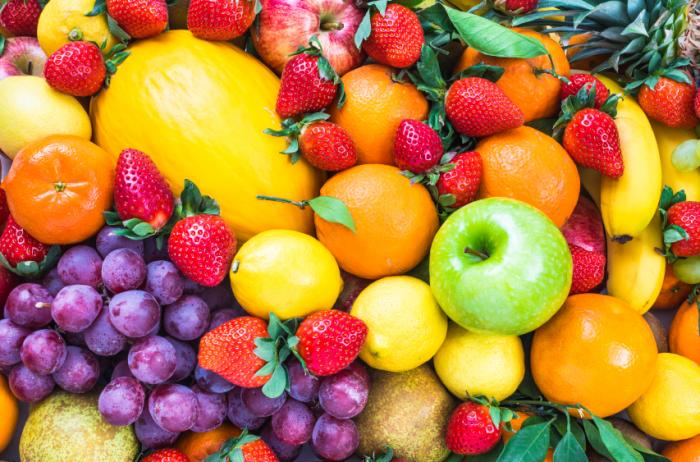
//> input picture RegionGrowColor/Images/mixed-fruits.jpg, 700 x 462 px
$ ./regiongrow_variance Images/mixed-fruits.jpg 3 3   (built with g++ and OpenCV 4)
//> lines starting //> are read from the running program, lines starting //| are printed output that depends on the picture; after the words box and inside, x2 and y2 are one past the last pixel; in counts of white or black regions, pixels touching at a corner belong together
#include <opencv2/opencv.hpp>
#include <iostream>
#include <cstdlib>
#include <math.h>
#include <stack>

//Region Grow: Grayscale
//The region grow algorithm is a segmentation algorithm that groups pixels into components called regions.
//The main purpose of this algorithm is assigning to each pixel a "label", that represent the region to which
//they belong. All the pixel with the same "label", or i-th Region (Ri) share a same charateristic, and then they
//should be grouped with the same value. The goal of the region grow algorithm is then map individual pixels to set of pixels,
//in which each set share a charateristic of the image. Each set of pixels that share the same charateristic is called Region.
//The approach of the region growing algorithm is simple:
//1) We start at a random pixel (can be the top-left pixel, the middle one or a random choosen pixel), and give that pixel an initial reigon.
//2) Once done that, we analyze all of his neighbour pixels, based on the connectivity we choose (could be 4 or 8), and add them to a stack,
//   if they're not analyzed yet. We can check the state of each pixel by utilizing an additional matrix to store all the result of the labeling,
//   and check if the correspondent pixel into the additional matrix is different than 0. If so, we add that pixel to the stack.
//3) After processing a pixel and checking its state, we should add it to the current region if it does not change much from the analyzed pixel.
//   If the difference is too much from the current variance of the region, then that pixel should be added in a new region and marked with
//   an incremented label.
//4) After all the pixel of neighborhood are analyzed, we should move to the next pixel by the stack order.
//5) Then we repeat the same procedure from the step 2 until all the pixel into the image have been analyzed.
//What's a good comparison term to check if the pixel should be added to a region?
//We can check if the Absolute value between the difference of the current pixel and the variance value of his region, is lower than a threshold T
//Passed in input by the user. If abs(pixel(x,y) - Mean of the neighbor) is lower than a threshold T, then the pixel(x,y) belong to a specific region.
//If not, that pixel forms a new region, and should be labeled with a new incresed number into the additional matrix.
//Once done that, the additional matrix M contains all the labels that represent the actual number of all the regions found.
//We can store into an HashMap the pair (RegionNumber, Variance) for putting into the original image the segmented region with the correspondent value.
//So, iterating through the original image and the region matrix M, we set the pixel at Image(x,y) as the value of the correspondent region into the region matrix:
//If the region matrix(x,y) is 1 for example, we should check into the HashMap which value is represented by the N region: we then set the value of the Image(x,y) to
//the right approssimation.
//Note: the variance for each pixel is calculated by the mean value of the region - the current pixel intensity.

using namespace std;
using namespace cv;

//Custom class that holds, for each region, the average value of a 3-channel pixel:
//it holds the B, G, R average value and the number of pixel for that region.
class Average3b {
	public:
	double b;
	double g;
	double r;
	int pixel_num;

	Average3b(double b, double g, double r, int pixel_num) {
		this->b = b;
		this->g = g;
		this->r = r;
		this->pixel_num = pixel_num;
	}

	Average3b() {;}

};

void RegionGrowing(Mat, Mat&, Mat&);
void grow(vector<Point>, map<int, Average3b>, Mat, Mat&, Mat&, Vec3b, int);

//Threshold and possible region of the images
int t, quality;

int main(int argc, char** argv) {

	if(argc != 4) {
		cerr << "Usage: ./<programname> <image.format> <threshold> <quality>" << endl;
		exit(EXIT_FAILURE);
	}

	Mat raw_image = imread(argv[1], IMREAD_COLOR);
//> raw_image is the input picture: 462 rows x 700 cols, CV_8UC3; mean B, G, R 64.8, 125.7, 181.2

	if (raw_image.empty()) {
		cerr << "Image format must be valid." << endl;
		exit(EXIT_FAILURE);
	}

	//OPTIONAL: apply a smoothing filter to omogenize the regions into the image
	GaussianBlur(raw_image, raw_image, Size(3,3), 1, 1);

	//Declaring our destination image.
	Mat dest_image(raw_image.size(), raw_image.type(), Scalar(0));

	//Declaring the additional M matrix that represent the regions: same size of the input image, filled with 0.
	//We declare this float because we need to take track only the region numbers.
	Mat regions(raw_image.size(), CV_32F, Scalar(0));

	//init the threshold and the quality of the image: since the quality represent the iterations, we're going to mulitply
	//the inserted value with 1000. (i.e: value = 10 -> 100.000 iterations)
	t = atoi(argv[2]);
//> t = 3
	quality = atoi(argv[3])*1000;
//> quality = 3000

	//Region Growing algorithm: it need the input and output image, and the regions matrix.
	RegionGrowing(raw_image, regions, dest_image);

	imshow("Original", raw_image);
	imshow("Region Grow", dest_image);
	imwrite("dest.png", dest_image);
	waitKey(0);

}


void RegionGrowing(Mat raw_image, Mat& regions, Mat& dest_image) {

	//The Region Growing algorithm is the helper-function that aim to find all the possible regions into an image,
	//given an initial threshold of intensity variance, and the possible regions present into the image.

	//Now, since we're working into the Non-Supervisioned, we must choose the accuracy for which we can found a possible region.
	//The higher the seed generated, the higher the quality.
	//That's because we're using a random approach to find the regions. In 1000 iterations of random generated seeds, we can found,
	//for example, 100 possible different seeds not visited. In 10000 iterations we can found 1000 different seed not visited and so on.
	//So, the higher the iterations, the higher the quality of the resolution of the output image.

	//Why this actually happens? Because the initial image is filled with 0, at the beginning of the segmentation the image results total black.
	//With the iterations we then proceed to find a new region everytime we extract a pixel. We do this randomically.
	//So, at the first iteration the image is total black, and we must start to find a region of the image. We extract a random
	//pixel contained between rows and cols of the image, and proceed to expand that region starting from the random seed.
	//At the end of the first iteration, we found the first segmented region of the image. We still need to iterate N-1 times,
	//(where N is the number of the quality we want into the output image), to found the full segmented image.
	//Note that, since the approach is random, it could happen that the region will be segmented and ready to be displayed in the frist
	//few iteration, resulting in the waste of computational power in the last N iteration remaining.
	//Or it could happen that it will find the complete segmented regions in the last few iterations. The approach is random.

	//Declaring a vector of Points to take track of all the pixel pushed in every iteration
	//of the region grow algorithm.
	vector<Point> pixelVector;

	//HashMap that represents the regions into the image: it contains, at the key the region number,
	//And our custom class Average3b to mantain the average of the value of the three channels (B,G,R) in the region.
	//We also take track of the number of pixel in that region.
	//The average and the pixel number is useful to calculate the variance of a pixel.
	map<int, Average3b> regionMap;

	//Init a seed for the x and y position, and a pixel value in that image(x,y).
	int x_seed, y_seed;

	//Init a pixel value: we're operating into the color space, so we need a Vec3B object.
	//Vec3B is the typedef for Vec<uchar, 3>: this means that is a simple uchar vector with 3 elements: Blue, Green and Red.
	//Because the OpenCV implements colors in the format of BGR instead of RGB.
	Vec3b pixel_value;

	//Initially, the current region is only one
	int current_region = 1;

	//For every possible region into the image
	for(int i=0; i<quality; i++) {
		//x and y seed are choosen random between 0 and max rows/cols
		x_seed = rand()%raw_image.rows;
		y_seed = rand()%raw_image.cols;

		//What we're doing here, is pretty straightforward: if the extracted random pixel was already visited
		//into a previous iteration, we don't need to analyze it because it was already done in the past. This is
		//the necessary condition that allow us to skip useless iterations of the grow algorithm.
		//If regions(x,y) is not equal to zero, that means that the area starting at that seed is already drawn into the output image.
		if(regions.at<float>(x_seed, y_seed) == 0) {

			//If the pixel in the position (seed x, seed y) pass this test, that means that this pixel needs to be analyzed. So we didn't
			//find a proper region linked to that specific pixel.
			//We mark it as visited with the current region number so it will be not be considered into the growing algorithm.
			regions.at<float>(x_seed, y_seed) = current_region;

			//Fetching the pixel value at the seed position
			pixel_value = raw_image.at<Vec3b>(x_seed, y_seed);

			//clearing the vector from precedent iterations (bounded to another region)
			pixelVector.clear();

			//pushing the pixel at seed coordinate into the vector: this will be the first pixel that will be analyzed
			pixelVector.push_back(Point(x_seed, y_seed));

			//insert a new region: current region, mean of the three channel of the regione (currently the BGR pixel itself)
			//and the number of pixel of that region (1).
			regionMap.insert(make_pair(current_region, Average3b(pixel_value[0], pixel_value[1], pixel_value[2], 1)));

			//calling the grow function to let that pixel grow in that region
			grow(pixelVector, regionMap, raw_image, regions, dest_image, pixel_value, current_region);

			//once done, increase the number of region: that's because once here a region has been analyzed: we must increment to let the iteration find a new
			//region in the next step.
			current_region++;

		}
	}
//> this loop made 3000 passes
//> (this->b in Average3b, this->g in Average3b, this->r in Average3b) on passes 1 to 12: (107, 235, 253), (58, 35, 56), (13, 173, 252), (168, 244, 197), (184, 250, 211), (59, 20, 234), (47, 34, 237), (234, 157, 179), (1, 117, 250), (5, 182, 202), (151, 92, 166), (131, 90, 223)
//> pass 1, in RegionGrowing, `grow(pixelVector, regionMap, raw_image, regions, dest_image, pixel_val..`:
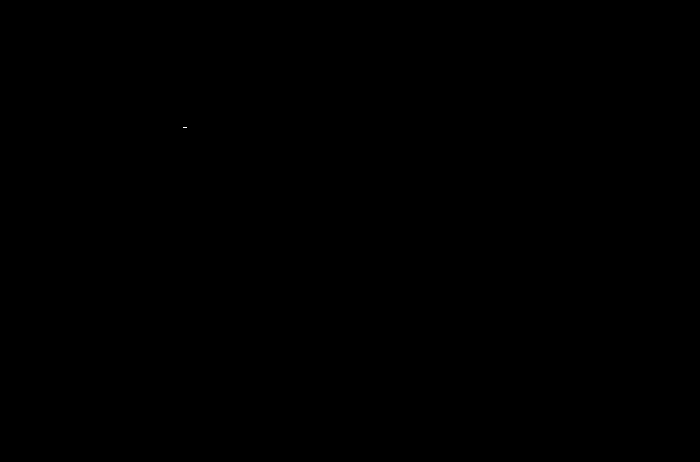
//> regions: 462 rows x 700 cols, CV_32FC1; values 0 (black) and 1 (white), 0% white in thin lines or dots, all inside (x1, y1, x2, y2) = (183, 127, 187, 128)
//> after the loop:
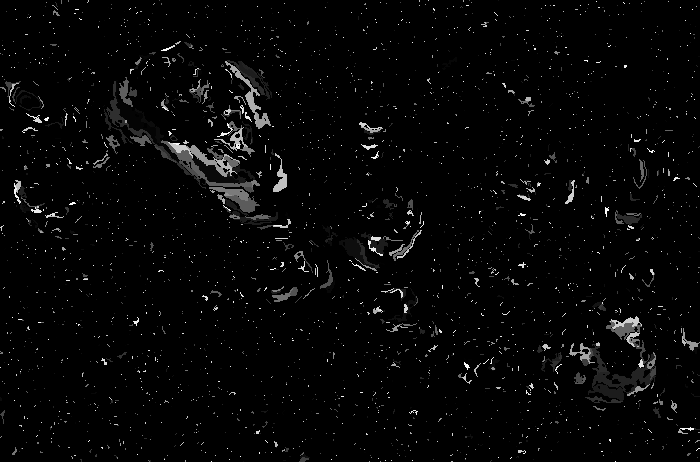
//> regions: 462 rows x 700 cols, CV_32FC1; min 0, max 2861, mean 70.8; drawn with min black and max white
//> after the loop: dest_image: 462 rows x 700 cols, CV_8UC3; every value is 0
//> after the loop, pixelVector = 1 Point (x, y): [345, 343]; regionMap = 2861 items; current_region = 2862


	//Once exited the main for loop, we've analyzed all the possible regions found with that quality parameter:
	//Once here, the region matrix will hold, in each of his pixel, a number representing the region of which that pixel belong.
	//We can easily use that pixel to access the hashmap containing, for that key (the region number), the total sum of his BGR elements
	//and the number of pixel that forms that region: with that, we can simply do average[channel]/pixelnumber to obtain the average of that region.

	//We then iterate for the region size (that it's the same as the dest image size)
	for(int i=0; i<regions.rows; i++) {
		for(int j=0; j<regions.cols; j++) {
			//the i-th, j-th pixel of the dest image, is equal to the average of the region map (sum/pixelnumber) obtained with
			//using the i-th, j-th pixel as the key for the hashmap to obtain that value for that specific region number.
			pixel_value[0] = round(regionMap[regions.at<float>(i,j)].b/regionMap[regions.at<float>(i,j)].pixel_num);
			pixel_value[1] = round(regionMap[regions.at<float>(i,j)].g/regionMap[regions.at<float>(i,j)].pixel_num);
			pixel_value[2] = round(regionMap[regions.at<float>(i,j)].r/regionMap[regions.at<float>(i,j)].pixel_num);
			dest_image.at<Vec3b>(i,j) = pixel_value;
		}
	}
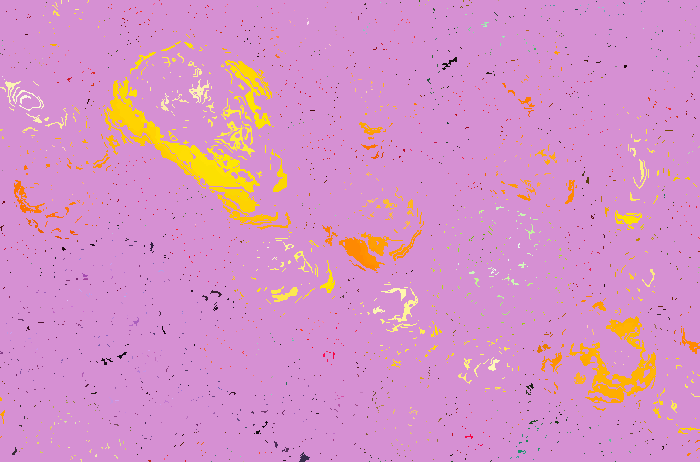
//> dest_image: 462 rows x 700 cols, CV_8UC3; mean B, G, R 200, 146.3, 215.2

	//Applying median blur to remove the noise: since the initial matrix was filled with 0, is possible that
	//with low quality (and low iterations) the result image could contains salt and pepper noise caused by some
	//black pixel remaining into the output image. Applying a median blur solve that.
	//Note: with the increment of the median blur, the image should result more clear and better segmented.
	medianBlur(dest_image, dest_image, 3);
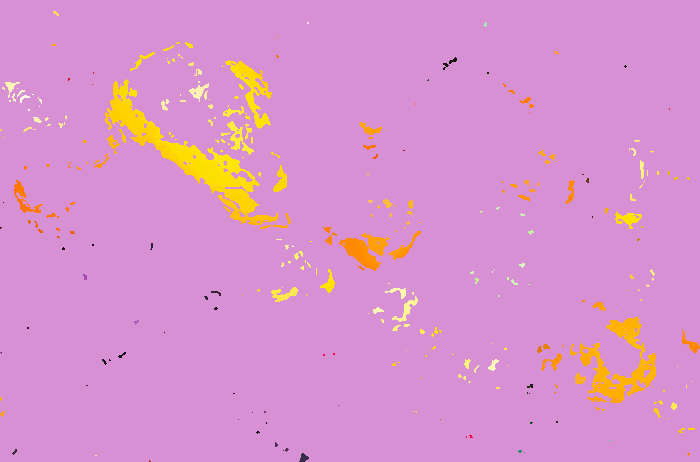
//> dest_image: 462 rows x 700 cols, CV_8UC3; 2.59% of pixels changed, all inside (x1, y1, x2, y2) = (0, 0, 700, 462)


}

void grow(vector<Point> pixelVector, map<int, Average3b> regionMap, Mat raw, Mat& regions, Mat& dest, Vec3b pixel_value, int region) {
	//Variables: a pixel representing the point at (x,y) and his coordinate.
	//We also use a Vec3b value to calculate at each iteration the average of the three channels.
	Point pixel;
	int x, y;
	double variance;
	Vec3b average_pixel;

	//Until the vector is empty (that means, until all the pixel of a region hasn't been analyzed yet)
	while(!pixelVector.empty()) {

		//extracting a pixel from the vector: we're using a vector as a stack (using the back of the vector as the top)
		//and fetching his coordinates
		pixel = pixelVector.back();
		x = pixel.x;
		y = pixel.y;

		//pop the pixel from the vector: we're done with that pixel because we're gonna analyze it now
		pixelVector.pop_back();

		//Simulating a sliding kernel with the 8-Connectivity
		for(int u=-1; u<=1; u++) {
			for(int v=-1; v<=1; v++) {

				//check the boundaries of the image, assuring that the current analyzed pixel into the sliding kernel does not
				//exceed the rows and cols
				if(x+u >=0 && x+u < raw.rows && y+v >=0 && y+v < raw.cols) {

					//Calculate the variance: in the color space, we can calculate the variance with the euclidean distance:
					//The euclidean distance, given the two ternary couple (x,y,z) that represent the current pixel, and (a,b,c) that represent
					//the average of the region, is calculated by:
					//SQRT((x-a)^2 + (y-b)^2 + (z-c)^2). x, y and z represent the Blue, Green and Red value of the current pixel analyzed.

					//assigning to the average pixel the average of that region computed until now
					average_pixel[0] = round(regionMap[region].b/regionMap[region].pixel_num);
					average_pixel[1] = round(regionMap[region].g/regionMap[region].pixel_num);
					average_pixel[2] = round(regionMap[region].r/regionMap[region].pixel_num);

					//using the opencv norm function to calculate the euclidean distance
					variance = norm(average_pixel, raw.at<Vec3b>(x+u, y+v));

					//If the variance of this pixel is contained into the threshold and the analyzed pixel has not been visited yet
					//(region(x+u, y+v) marked as 0
					if(variance < t && regions.at<float>(x+u, y+v) == 0) {

						//Mark the pixel as visited with the current region passed in input
						regions.at<float>(x+u, y+v) = region;

						//push the new pixel into the stack: we're going to analyze it later
						pixelVector.push_back(Point(x+u, y+v));

						//update the average of the region adding to the current value the value of the current pixel (of the sliding windows)
						//for all the three channels: B, G, R.
						regionMap[region].b += raw.at<Vec3b>(x+u, y+v)[0];
						regionMap[region].g += raw.at<Vec3b>(x+u, y+v)[1];
						regionMap[region].r += raw.at<Vec3b>(x+u, y+v)[2];

						//update the pixel number in that region
						regionMap[region].pixel_num++;

					}
				}
			}
		}
	}

}

$ run again, on RegionGrowColor/Images/nyc.jpeg
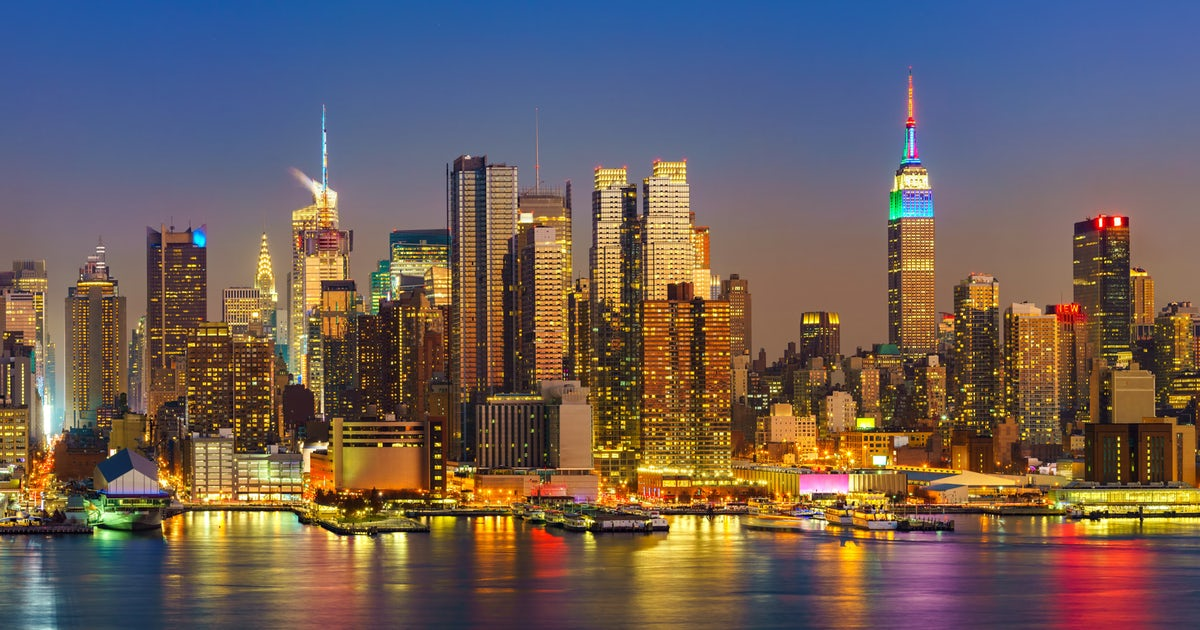
//> input picture RegionGrowColor/Images/nyc.jpeg, 1200 x 630 px
//> raw_image is the input picture: 630 rows x 1200 cols, CV_8UC3; mean B, G, R 89.5, 94.3, 108.9
//> t = 3
//> quality = 3000
//> the loop in RegionGrowing, `for(int i=0; i<quality; i++)` made 3000 passes
//> (this->b in Average3b, this->g in Average3b, this->r in Average3b) on passes 1 to 8: (94, 110, 136), (31, 81, 112), (151, 109, 96), (140, 108, 95), (47, 79, 107), (125, 117, 132), (103, 108, 129), (35, 40, 52)
//> after the loop in RegionGrowing, `for(int i=0; i<quality; i++)`:
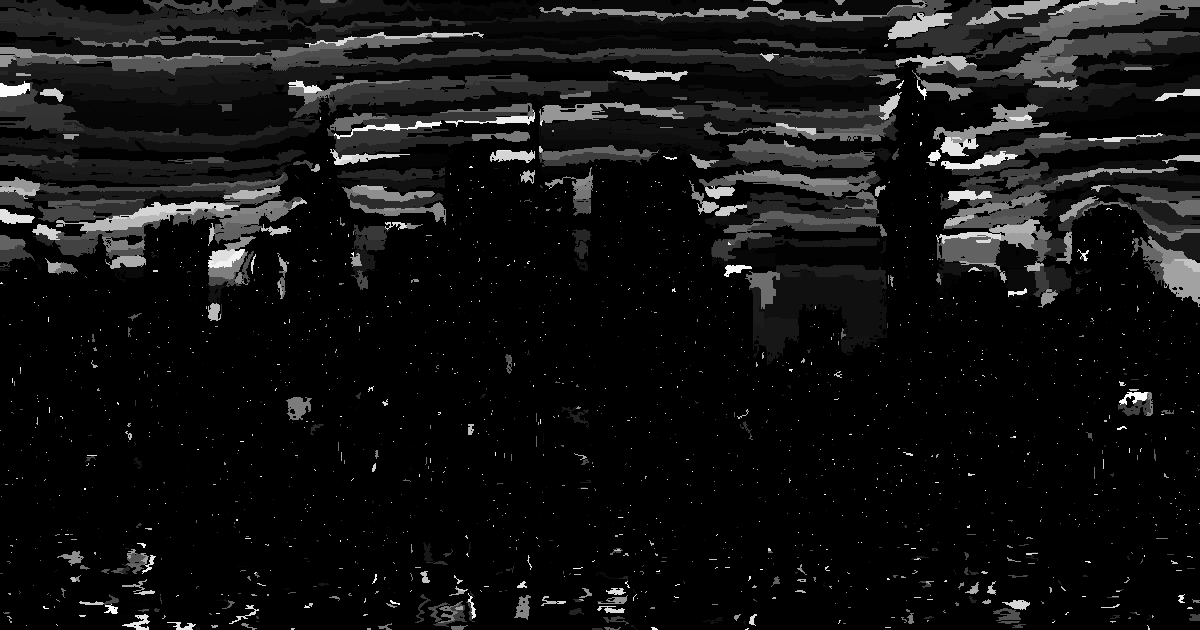
//> regions: 630 rows x 1200 cols, CV_32FC1; min 0, max 2201, mean 163.9; drawn with min black and max white
//> after the loop in RegionGrowing, `for(int i=0; i<quality; i++)`: pixelVector = 1 Point (x, y): [387, 243]; regionMap = 2201 items; current_region = 2202
//> in RegionGrowing, `medianBlur(dest_image, dest_image, 3);`:
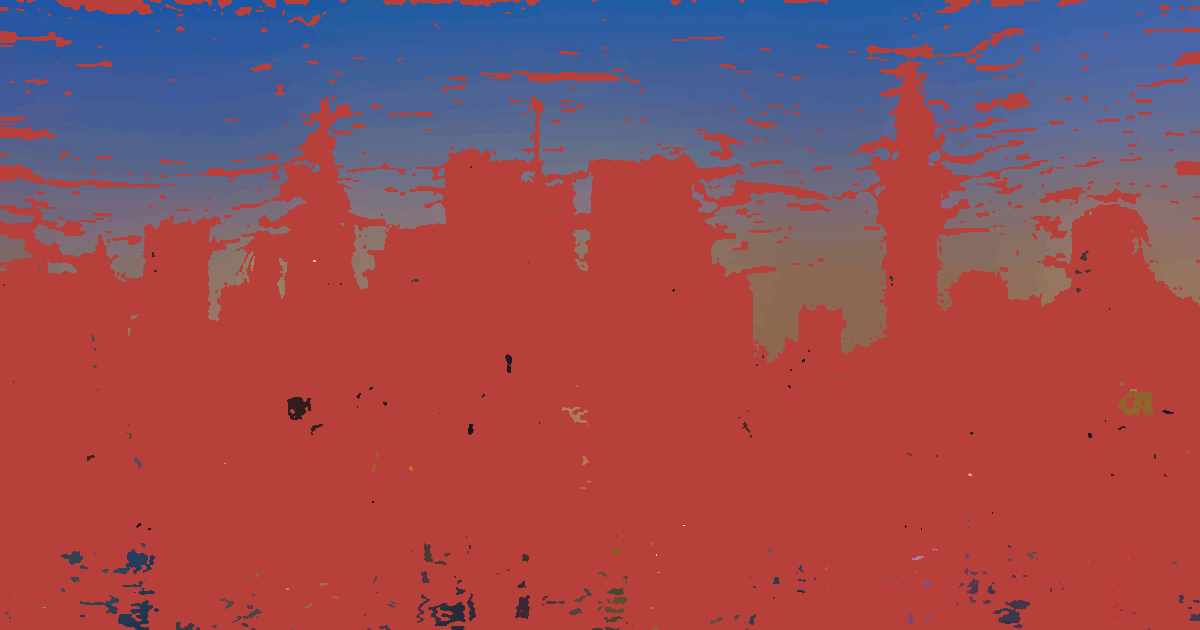
//> dest_image: 630 rows x 1200 cols, CV_8UC3; mean B, G, R 86.2, 76.2, 150
